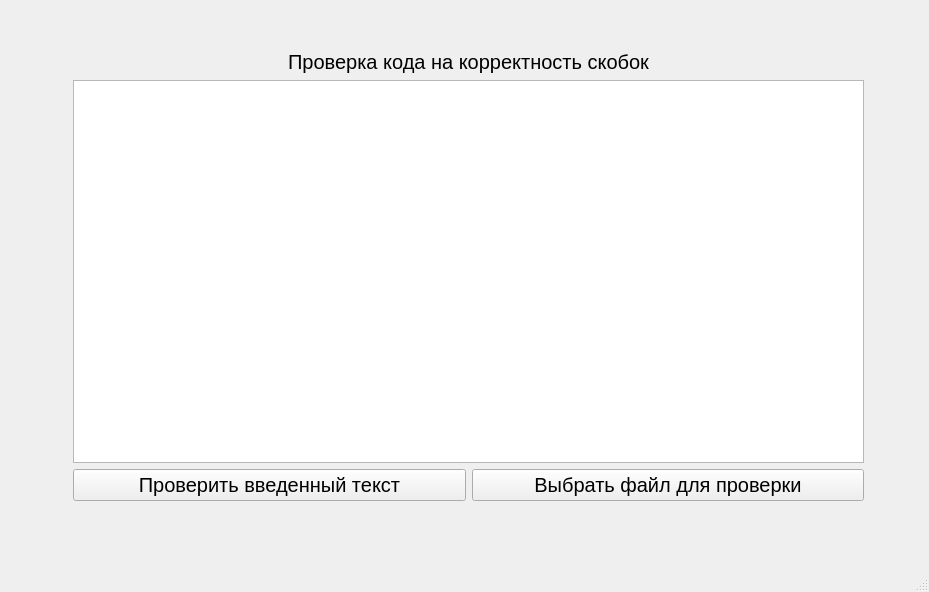
<?xml version="1.0" encoding="UTF-8"?>
<ui version="4.0">
 <class>MainWindow</class>
 <widget class="QMainWindow" name="MainWindow">
  <property name="geometry">
   <rect>
    <x>0</x>
    <y>0</y>
    <width>929</width>
    <height>592</height>
   </rect>
  </property>
  <property name="windowTitle">
   <string>MainWindow</string>
  </property>
  <widget class="QWidget" name="centralwidget">
   <widget class="QWidget" name="">
    <property name="geometry">
     <rect>
      <x>73</x>
      <y>50</y>
      <width>791</width>
      <height>451</height>
     </rect>
    </property>
    <layout class="QVBoxLayout" name="verticalLayout">
     <item>
      <widget class="QLabel" name="label">
       <property name="font">
        <font>
         <pointsize>15</pointsize>
        </font>
       </property>
       <property name="text">
        <string>Проверка кода на корректность скобок</string>
       </property>
       <property name="alignment">
        <set>Qt::AlignCenter</set>
       </property>
      </widget>
     </item>
     <item>
      <widget class="QTextEdit" name="textEdit">
       <property name="font">
        <font>
         <pointsize>13</pointsize>
        </font>
       </property>
      </widget>
     </item>
     <item>
      <layout class="QHBoxLayout" name="horizontalLayout">
       <item>
        <widget class="QPushButton" name="checkTextButton">
         <property name="font">
          <font>
           <pointsize>15</pointsize>
          </font>
         </property>
         <property name="text">
          <string>Проверить введенный текст</string>
         </property>
        </widget>
       </item>
       <item>
        <widget class="QPushButton" name="chooseFileButton">
         <property name="font">
          <font>
           <pointsize>15</pointsize>
          </font>
         </property>
         <property name="text">
          <string>Выбрать файл для проверки</string>
         </property>
        </widget>
       </item>
      </layout>
     </item>
    </layout>
   </widget>
  </widget>
  <widget class="QMenuBar" name="menubar">
   <property name="geometry">
    <rect>
     <x>0</x>
     <y>0</y>
     <width>929</width>
     <height>25</height>
    </rect>
   </property>
  </widget>
  <widget class="QStatusBar" name="statusbar"/>
 </widget>
 <resources/>
 <connections/>
</ui>
